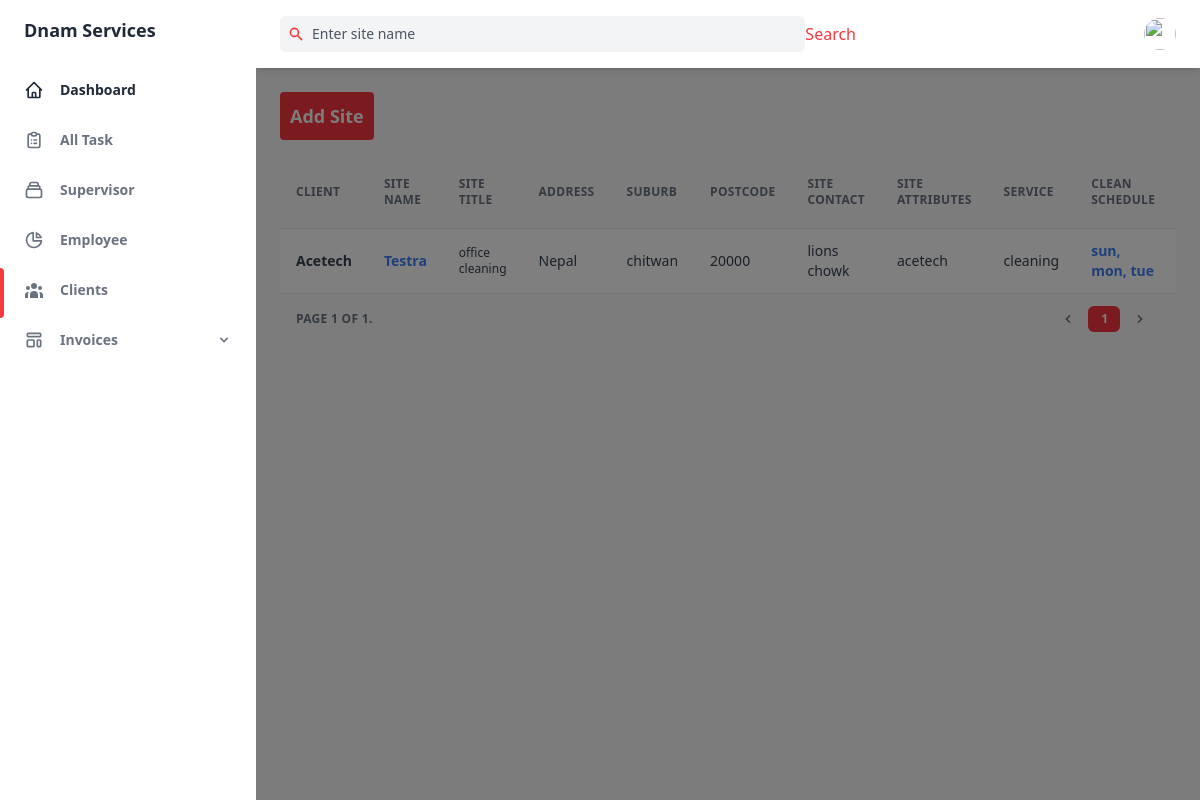
Screenshot of /clientsite/4 (signed in) with the database file from the repository.
### dnamservices/models.py (models this page shows, shortened)
class Sites(models.Model):
    site_name = models.CharField(max_length=50)
    client = models.ForeignKey(Client, on_delete=models.CASCADE)
    site_title = models.CharField(max_length=50)
    address = models.CharField(max_length=50, default="", blank=True)
    suburb = models.CharField(max_length=50, default="", blank=True)
    postcode = models.CharField(max_length=50, default="", blank=True)
    site_contact = models.CharField(max_length=50, default="", blank=True)
    site_attribute = models.CharField(max_length=100, default="", blank=True)
    service = models.CharField(max_length=100, default="", blank=True)
    clean_schedule = models.CharField(max_length=100, default="", blank=True)
    clean_area = models.CharField(max_length=50, default="", blank=True)
    clean_task_enable = models.CharField(default="", max_length=10, choices=clean_task_enable, blank=True)
    cleaner = models.ManyToManyField(Employee, default="", blank=True)
    startdate = models.DateField(auto_now=False, auto_now_add=False, blank=True)
    extra_detail = models.TextField(blank=True)
    sunday = models.IntegerField(default="0", blank=True)
    monday = models.IntegerField(default="0", blank=True)
    tuesday = models.IntegerField(default="0", blank=True)
    wednesday = models.IntegerField(default="0", blank=True)
    thrusday = models.IntegerField(default="0", blank=True)
    friday = models.IntegerField(default="0", blank=True)
    saturday = models.IntegerField(default="0", blank=True)
    enter = models.BooleanField("save")
    remove = models.BooleanField("delete",default=False)

class Client(models.Model):
    client_name = models.CharField(max_length=50)
    client_location = models.CharField(max_length=50)
    client_street = models.CharField(max_length=50)
    client_email = models.EmailField(max_length=254)
    client_website = models.CharField(max_length=50, blank=True, null=True)
    delete = models.BooleanField(("delete"), default=False)
    def __str__(self):
        return self.client_name

### dnamservices/views.py (the view)
# urls.py: path('clientsite/<str:pk>', ClientSitesView, name="clientsites"),
@login_required()
def ClientSitesView(request, pk):
    template_name = "dnam/dashboard/clients/clientsites.html"
    client = Client.objects.get(id=pk)
    site = Sites.objects.all().order_by('-id')
    paginator = Paginator(site, 10)
    page_number = request.GET.get('page')
    page_obj = paginator.get_page(page_number)
    context = {
        'client':client,
        'page_obj':page_obj,
    }
    return render(request, template_name, context)

### theme/templates/dnam/dashboard/clients/clientsites.html (shortened to what this page needs)
{% extends 'base.html' %}
{% block clients-active %}
<span
                class="absolute inset-y-0 left-0 w-1 bg-[#f8373f] rounded-tr-lg rounded-br-lg"
                aria-hidden="true"
              ></span>
{% endblock clients-active %}
{% block search-content %}
<div class="flex justify-start flex-1 lg:mr-32">
  <div class="relative w-full  max-w-xl mr-6 focus-within:text-purple-500">
    <div class="absolute inset-y-0 flex items-center pl-2">
      <svg class="w-4 h-4" aria-hidden="true" fill="currentColor" viewBox="0 0 20 20">
        <path fill-rule="evenodd"
          d="M8 4a4 4 0 100 8 4 4 0 000-8zM2 8a6 6 0 1110.89 3.476l4.817 4.817a1 1 0 01-1.414 1.414l-4.816-4.816A6 6 0 012 8z"
          clip-rule="evenodd"></path>
      </svg>
    </div>
    <form
    class="flex flex-row"
      action="{% url 'search_client_site' client.id %}"
      method="GET"
    >
    <input
      class="w-full pl-8 p-2 text-sm text-gray-700 placeholder-gray-600 bg-gray-100 border-0 rounded-md   focus:placeholder-gray-500 focus:bg-white focus:border-purple-300 focus:outline-none focus:shadow-outline-purple form-input"
      type="text" name="keyword" placeholder="Enter site name" aria-label="Search" />
      <button class="btn btn-danger my-2 my-sm-0" type="submit">
        Search
      </button>
  </form>
  </div>
</div>
{% endblock search-content %}
{% block content %}
<main class="h-full pb-16 overflow-y-auto">
    <div class="container grid px-6 mx-auto ">
        <div id="workorder" class="content actives w-full mb-8 overflow-hidden rounded-lg shadow-xs ">
            <div class="flex justify-between mt-6">
                <a href="{% url 'addsite' client.id %}">
                    <h4
                        class="mb-4 text-lg font-semibold text-gray-50 border-[#f8373f] border-2 bg-[#f8373f] p-2 rounded cursor-pointer hover:bg-gray-50 hover:text-purple-500 hover:border-purple-500 mr-4">
                        Add Site
                    </h4>
                </a>
            </div>
        <div id="workorder" class="content actives w-full mb-8 overflow-hidden rounded-lg shadow-xs ">
            <div class="w-full mb-8 overflow-hidden rounded-lg shadow-xs">
                <div class="w-full overflow-x-auto">
                    <table class="w-full whitespace-no-wrap">
                        <thead>
                            <tr
                                class="text-xs font-semibold tracking-wide text-left text-gray-500 uppercase border-b  bg-gray-50  ">
                                <th class="px-4 py-3">Client</th>
                                <th class="px-4 py-3">Site Name</th>
                                <th class="px-4 py-3">site Title</th>
                                <th class="px-4 py-3">address</th>
                                <th class="px-4 py-3">Suburb</th>
                                <th class="px-4 py-3">Postcode</th>
                                <th class="px-4 py-3">Site Contact</th>
                                <th class="px-4 py-3">Site Attributes</th>
                                <th class="px-4 py-3">Service</th>
                                <th class="px-4 py-3">Clean Schedule</th>
                                <th class="px-4 py-3">Clean Area</th>
                            </tr>
                        </thead>
                        <tbody class="bg-white divide-y dark:divide-gray-700 ">
                            {% for site in page_obj %}
                            {% if site.client.client_name == client.client_name %}
                            {% if site.remove == False %}
                            <tr class="text-gray-700 ">
                                <td class="px-4 py-3">
                                    <div class="flex items-center text-sm">
                                        <div>
                                            <p class="font-semibold">{{site.client}}</p>
                                        </div>
                                    </div>
                                </td>
                                <td class="px-4 py-3 text-sm">
                                    <a href="{% url 'sitetasks' site.id %}" class="font-bold text-blue-500">{{site.site_name}}</a>
                                </td>
                                <td class="px-4 py-3 text-xs">
                                    {{site.site_title}}
                                </td>
                                <td class="px-4 py-3 text-sm">
                                    {{site.address}}
                                </td>
                                <td class="px-4 py-3 text-sm">
                                    {{site.suburb}}
                                </td>
                                <td class="px-4 py-3 text-sm">
                                    {{site.postcode}}
                                </td>
                                <td class="px-4 py-3 text-sm">
                                    {{site.site_contact}}
                                </td>
                                <td class="px-4 py-3 text-sm">
                                    {{site.site_attribute}}
                                </td>
                                <td class="px-4 py-3 text-sm">
                                    {{site.service}}
                                </td>
                                <td class="px-4 py-3 text-sm">
                                    <a href="{% url 'addworkingdays' site.id %}" class="font-bold text-blue-500">{{site.clean_schedule}}</a>
                                </td>
                                <td class="px-4 py-3 text-sm">
                                </td>
                            </tr>
                            {% endif %}
                            {% endif %}
                            {% endfor %}
                        </tbody>
                    </table>
                </div>
                <div
                class="grid px-4 py-3 text-xs font-semibold tracking-wide text-gray-500 uppercase border-t  bg-gray-50 sm:grid-cols-9 ">
                <span class="current flex items-center col-span-3">
                    Page {{ page_obj.number }} of {{ page_obj.paginator.num_pages }}.
                </span>
                <span class="col-span-2"></span>
                <span class="flex col-span-4 mt-2 sm:mt-auto sm:justify-end">
                    <nav aria-label="Table navigation">
                        <ul class="inline-flex items-center">
                            <li>
                                <button
                                    class="px-3 py-1 rounded-md rounded-l-lg focus:outline-none focus:shadow-outline-purple"
                                    aria-label="Previous">
                                    <svg aria-hidden="true" class="w-4 h-4 fill-current" viewBox="0 0 20 20">
                                        <path
                                            d="M12.707 5.293a1 1 0 010 1.414L9.414 10l3.293 3.293a1 1 0 01-1.414 1.414l-4-4a1 1 0 010-1.414l4-4a1 1 0 011.414 0z"
                                            clip-rule="evenodd" fill-rule="evenodd"></path>
                                    </svg>
                                </button>
                            </li>
                            <button
                                    class="px-3 py-1 text-white transition-colors duration-150 bg-[#f8373f] border border-r-0 border-[#f8373f] rounded-md focus:outline-none focus:shadow-outline-purple">
                                     {{ page_obj.number }}
                            </button>
                            <li>
                                <button
                                    class="px-3 py-1 rounded-md rounded-r-lg focus:outline-none focus:shadow-outline-purple"
                                    aria-label="Next">
                                    <svg class="w-4 h-4 fill-current" aria-hidden="true" viewBox="0 0 20 20">
                                        <path
                                            d="M7.293 14.707a1 1 0 010-1.414L10.586 10 7.293 6.707a1 1 0 011.414-1.414l4 4a1 1 0 010 1.414l-4 4a1 1 0 01-1.414 0z"
                                            clip-rule="evenodd" fill-rule="evenodd"></path>
                                    </svg>
                                </button>
                            </li>
                        </ul>
                    </nav>
                </span>
            </div>
            </div>
        </div>
    </div>
</main>
{% endblock content %}

### rows the page displays
Sites: client "Acetech", site_name "Testra", site_title "office cleaning", address "Nepal", suburb "chitwan", postcode "20000", site_contact "lions chowk", site_attribute "acetech", service "cleaning", clean_schedule "sun, mon, tue"

### other values shown
{{ page_obj.number }} "1"
{{ page_obj.paginator.num_pages }} "1"
